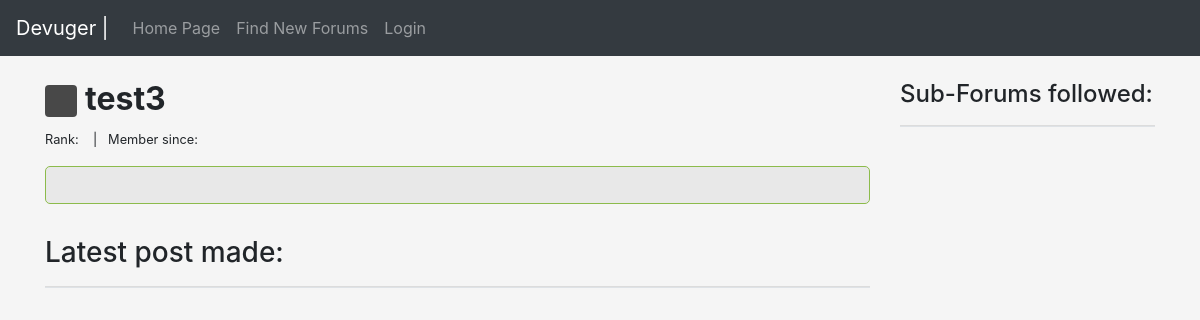
Page /user.php?username=test3 on the earlier database version.
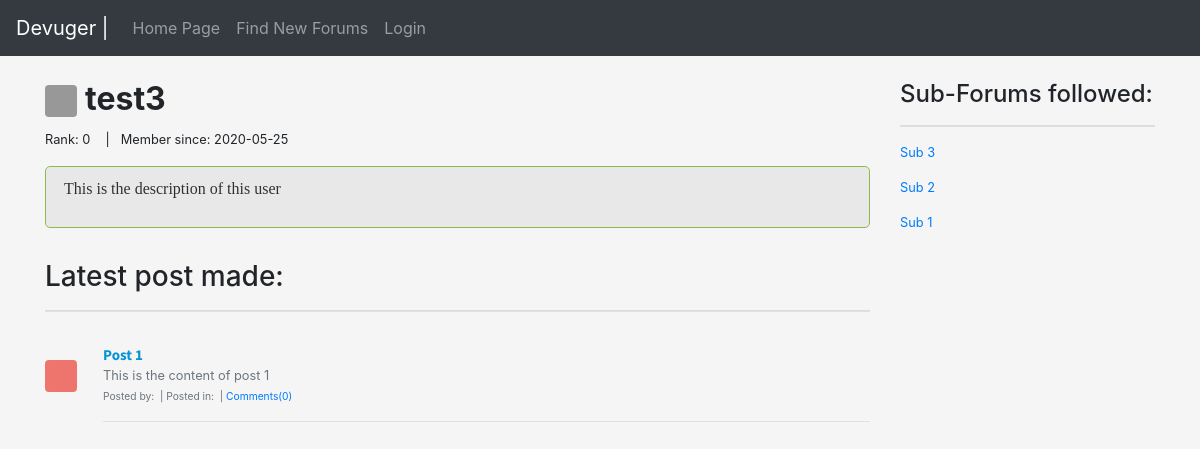
Same page on the later database version.
### tables this page shows
CREATE TABLE users(
    id INT PRIMARY KEY AUTO_INCREMENT,
    username VARCHAR(60) UNIQUE,
    pass VARCHAR(255),
    email VARCHAR(255) UNIQUE,
    descp TEXT,
    color VARCHAR(20),
    creationDate DATE,
    uRank INT
);

CREATE TABLE posts(
    id INT PRIMARY KEY AUTO_INCREMENT,
    userId INT,
    subforumId INT,
    title VARCHAR(100),
    content LONGTEXT,
    uploadDate DATE,
    numComments INT,
    FOREIGN KEY (userId) REFERENCES users(id),
    FOREIGN KEY (subforumId) REFERENCES subforum(id)
);

CREATE TABLE subforum(
    id INT PRIMARY KEY AUTO_INCREMENT,
    sname VARCHAR(30) UNIQUE,
    descp TEXT,
    subscribers INT,
    color VARCHAR(20),
    numPosts INT,
    creationDate DATE
);

### user.php (the view, shortened to what this page needs)
<?php include('php/server.php'); ?>
<?php
$username = $_GET['username'];
$a = "SELECT * FROM users WHERE username = '$username'";
$r = mysqli_query($db, $a);
$rowd = mysqli_fetch_assoc($r);
$u_ID = $rowd['id'];
$descp = $rowd['descp'];
$color = $rowd['color'];
$creationDate = $rowd['creationDate'];
$userRank = $rowd['uRank'];
?>
<?php include('php/updateProfileSettings.php'); ?>
<?php include('includes/header.php'); ?>
<main>
	<div class="container py-4">
		<div class="row">
			<div class="col-md-9">
				<h2><svg class="bd-placeholder-img mr-2 rounded" style="opacity: 0.7;filter: alpha(opacity=70);" width="32" height="32" xmlns="http://www.w3.org/2000/svg" preserveAspectRatio="xMidYMid slice" focusable="false" role="img" aria-label="">
						<title>Profile: <?php echo $username; ?></title>
						<rect width="100%" height="100%" fill="<?php echo $color; ?>" /><text x="50%" y="50%" fill="" dy=".3em"></text>
					</svg><b><?php echo $username; ?></b></h2>
				<small>Rank: <?php echo $userRank; ?></small>
				<small>&nbsp;&nbsp; | &nbsp;&nbsp;</small><small>Member since: <?php echo $creationDate; ?></small>
				<div class="descp py-3 mb-3">
					<div class="content-border">
						<p class="pl-2 content"><?php echo nl2br($descp); ?></p>
					</div>
				</div>
				<h3>Latest post made:</h3>
				<hr class="border-bottom border-gray">
				<?php
				$query_get_user_posts = "SELECT * FROM posts WHERE userId = '$u_ID' ORDER BY id DESC";
				$get_user_posts = mysqli_query($db, $query_get_user_posts);
				if (mysqli_num_rows($get_user_posts) > 0) {
					while ($get_user_posts_row = mysqli_fetch_assoc($get_user_posts)) {
						$subforumId = $get_user_posts_row['subforumId'];
						$q2 = "SELECT * FROM subforum WHERE id = '$subforumId'";
						$rs = mysqli_query($db, $q2);
						$row2 = mysqli_fetch_assoc($rs);
						$sub_color = $row2['color'];
						echo
							'<article>
											<div class="media text-muted pt-3">
												<svg class="bd-placeholder-img mr-2 rounded mt-3" style="opacity: 0.7;filter: alpha(opacity=70);" width="32" height="32" xmlns="http://www.w3.org/2000/svg" preserveAspectRatio="xMidYMid slice" focusable="false" role="img" aria-label=""><title></title><rect width="100%" height="100%" fill="' . $sub_color . '"/><text x="50%" y="50%" fill="" dy=".3em"></text></svg>
												&nbsp;&nbsp;&nbsp;&nbsp;
												<div class="media-body">
													<a href="post.php?id=' . $get_user_posts_row['id'] . '&title=' . $get_user_posts_row['title'] . '"><p class="media-body pb-3 mb-0 small lh-125 border-bottom border-gray">
													<strong class="d-block text-gray-dark article-title">' . $get_user_posts_row['title'] . '</strong></a>' . strip_tags(mb_strimwidth($get_user_posts_row['content'], 0, 125, "..."), '<br/>') . '<br>
													<small>Posted by: <a class="article-b-links" href="user.php?username=' . $get_user_posts_row['userName'] . '">' . $get_user_posts_row['userName'] . '</a>&nbsp;|&nbsp;Posted in: <a class="article-b-links" href="sub.php?r=' . $get_user_posts_row['subredditName'] . '">' . $get_user_posts_row['subredditName'] . '</a>&nbsp;|&nbsp;<a href="post.php?id=' . $get_user_posts_row['id'] . '&title=' . $get_user_posts_row['title'] . '#comments-seccion">Comments(' . $get_user_posts_row['numComments'] . ')</a></small></p>
												</div>
											</div>
										</article>';
					}
				}
				?>
			</div>
			<div class="col-md-3">
				<h4>Sub-Forums followed:</h4>
				<hr class="border-bottom border-gray">
				<?php
				$query_get_followed_forums = "SELECT * FROM subforum WHERE id IN (SELECT subId FROM subscriptions WHERE userId = '$u_ID') ORDER BY id DESC";
				$get_user_followed_forums = mysqli_query($db, $query_get_followed_forums);
				if (mysqli_num_rows($get_user_followed_forums) > 0) {
					while ($get_user_followed_forums_rows = mysqli_fetch_assoc($get_user_followed_forums)) {
						echo '<small><p><a href="sub.php?r=' . $get_user_followed_forums_rows['sname'] . '">' . $get_user_followed_forums_rows['sname'] . '</a></p></small>';
					}
				}
				?>
			</div>
		</div>
	</div>
</main>
<?php include('includes/footer.php'); ?>

Differences in the rows shown:
added users: uRank "0", creationDate "2020-05-25", descp "This is the description of this user"
added posts: title "Post 1", content "This is the content of post 1", numComments "0"
added subforum: sname "Sub 3"
added subforum: sname "Sub 2"
added subforum: sname "Sub 1"
